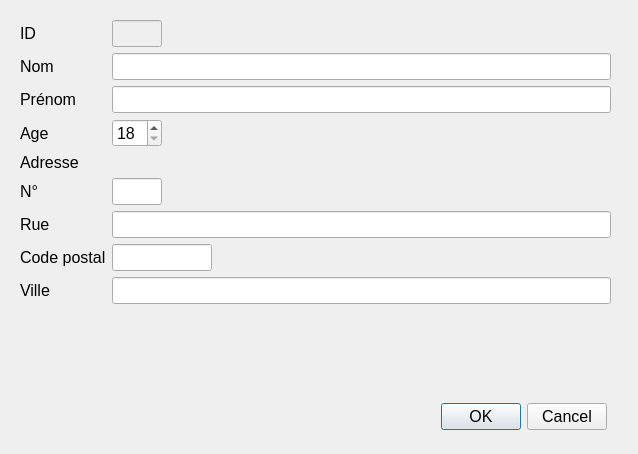
<?xml version="1.0" encoding="UTF-8"?>
<ui version="4.0">
 <class>FenEmprunteur</class>
 <widget class="QDialog" name="FenEmprunteur">
  <property name="geometry">
   <rect>
    <x>0</x>
    <y>0</y>
    <width>638</width>
    <height>454</height>
   </rect>
  </property>
  <property name="font">
   <font>
    <pointsize>12</pointsize>
   </font>
  </property>
  <property name="windowTitle">
   <string>Dialog</string>
  </property>
  <widget class="QWidget" name="formLayoutWidget">
   <property name="geometry">
    <rect>
     <x>20</x>
     <y>20</y>
     <width>591</width>
     <height>351</height>
    </rect>
   </property>
   <layout class="QFormLayout" name="formLayout">
    <property name="fieldGrowthPolicy">
     <enum>QFormLayout::AllNonFixedFieldsGrow</enum>
    </property>
    <item row="1" column="0">
     <widget class="QLabel" name="nom">
      <property name="font">
       <font>
        <pointsize>12</pointsize>
       </font>
      </property>
      <property name="text">
       <string>Nom</string>
      </property>
     </widget>
    </item>
    <item row="2" column="0">
     <widget class="QLabel" name="prenom">
      <property name="font">
       <font>
        <pointsize>12</pointsize>
       </font>
      </property>
      <property name="text">
       <string>Prénom</string>
      </property>
     </widget>
    </item>
    <item row="2" column="1">
     <widget class="QLineEdit" name="prenomEdit">
      <property name="font">
       <font>
        <pointsize>12</pointsize>
       </font>
      </property>
     </widget>
    </item>
    <item row="3" column="0">
     <widget class="QLabel" name="age">
      <property name="font">
       <font>
        <pointsize>12</pointsize>
       </font>
      </property>
      <property name="text">
       <string>Age</string>
      </property>
     </widget>
    </item>
    <item row="3" column="1">
     <widget class="QSpinBox" name="ageEdit">
      <property name="maximumSize">
       <size>
        <width>50</width>
        <height>16777215</height>
       </size>
      </property>
      <property name="font">
       <font>
        <pointsize>12</pointsize>
       </font>
      </property>
      <property name="minimum">
       <number>18</number>
      </property>
      <property name="maximum">
       <number>80</number>
      </property>
     </widget>
    </item>
    <item row="4" column="0">
     <widget class="QLabel" name="adresse">
      <property name="font">
       <font>
        <pointsize>12</pointsize>
        <weight>50</weight>
        <bold>false</bold>
       </font>
      </property>
      <property name="text">
       <string>Adresse</string>
      </property>
     </widget>
    </item>
    <item row="5" column="0">
     <widget class="QLabel" name="numero">
      <property name="font">
       <font>
        <pointsize>12</pointsize>
       </font>
      </property>
      <property name="text">
       <string>N°</string>
      </property>
     </widget>
    </item>
    <item row="5" column="1">
     <widget class="QLineEdit" name="numeroEdit">
      <property name="maximumSize">
       <size>
        <width>50</width>
        <height>16777215</height>
       </size>
      </property>
     </widget>
    </item>
    <item row="6" column="0">
     <widget class="QLabel" name="rue">
      <property name="font">
       <font>
        <pointsize>12</pointsize>
       </font>
      </property>
      <property name="text">
       <string>Rue</string>
      </property>
     </widget>
    </item>
    <item row="6" column="1">
     <widget class="QLineEdit" name="rueEdit"/>
    </item>
    <item row="7" column="0">
     <widget class="QLabel" name="CP">
      <property name="font">
       <font>
        <pointsize>12</pointsize>
       </font>
      </property>
      <property name="text">
       <string>Code postal</string>
      </property>
     </widget>
    </item>
    <item row="7" column="1">
     <widget class="QLineEdit" name="CPEdit">
      <property name="maximumSize">
       <size>
        <width>100</width>
        <height>16777215</height>
       </size>
      </property>
      <property name="inputMethodHints">
       <set>Qt::ImhDigitsOnly</set>
      </property>
     </widget>
    </item>
    <item row="8" column="0">
     <widget class="QLabel" name="ville">
      <property name="text">
       <string>Ville</string>
      </property>
     </widget>
    </item>
    <item row="8" column="1">
     <widget class="QLineEdit" name="villeEdit"/>
    </item>
    <item row="1" column="1">
     <widget class="QLineEdit" name="nomEdit">
      <property name="font">
       <font>
        <pointsize>12</pointsize>
       </font>
      </property>
      <property name="inputMethodHints">
       <set>Qt::ImhNone</set>
      </property>
     </widget>
    </item>
    <item row="0" column="1">
     <widget class="QLineEdit" name="IDEdit">
      <property name="enabled">
       <bool>false</bool>
      </property>
      <property name="maximumSize">
       <size>
        <width>50</width>
        <height>16777215</height>
       </size>
      </property>
     </widget>
    </item>
    <item row="0" column="0">
     <widget class="QLabel" name="ID">
      <property name="text">
       <string>ID</string>
      </property>
     </widget>
    </item>
   </layout>
  </widget>
  <widget class="QDialogButtonBox" name="bouton">
   <property name="geometry">
    <rect>
     <x>130</x>
     <y>400</y>
     <width>477</width>
     <height>33</height>
    </rect>
   </property>
   <property name="orientation">
    <enum>Qt::Horizontal</enum>
   </property>
   <property name="standardButtons">
    <set>QDialogButtonBox::Cancel|QDialogButtonBox::Ok</set>
   </property>
  </widget>
 </widget>
 <resources/>
 <connections>
  <connection>
   <sender>bouton</sender>
   <signal>accepted()</signal>
   <receiver>FenEmprunteur</receiver>
   <slot>accept()</slot>
   <hints>
    <hint type="sourcelabel">
     <x>248</x>
     <y>254</y>
    </hint>
    <hint type="destinationlabel">
     <x>157</x>
     <y>274</y>
    </hint>
   </hints>
  </connection>
  <connection>
   <sender>bouton</sender>
   <signal>rejected()</signal>
   <receiver>FenEmprunteur</receiver>
   <slot>reject()</slot>
   <hints>
    <hint type="sourcelabel">
     <x>316</x>
     <y>260</y>
    </hint>
    <hint type="destinationlabel">
     <x>286</x>
     <y>274</y>
    </hint>
   </hints>
  </connection>
 </connections>
</ui>
